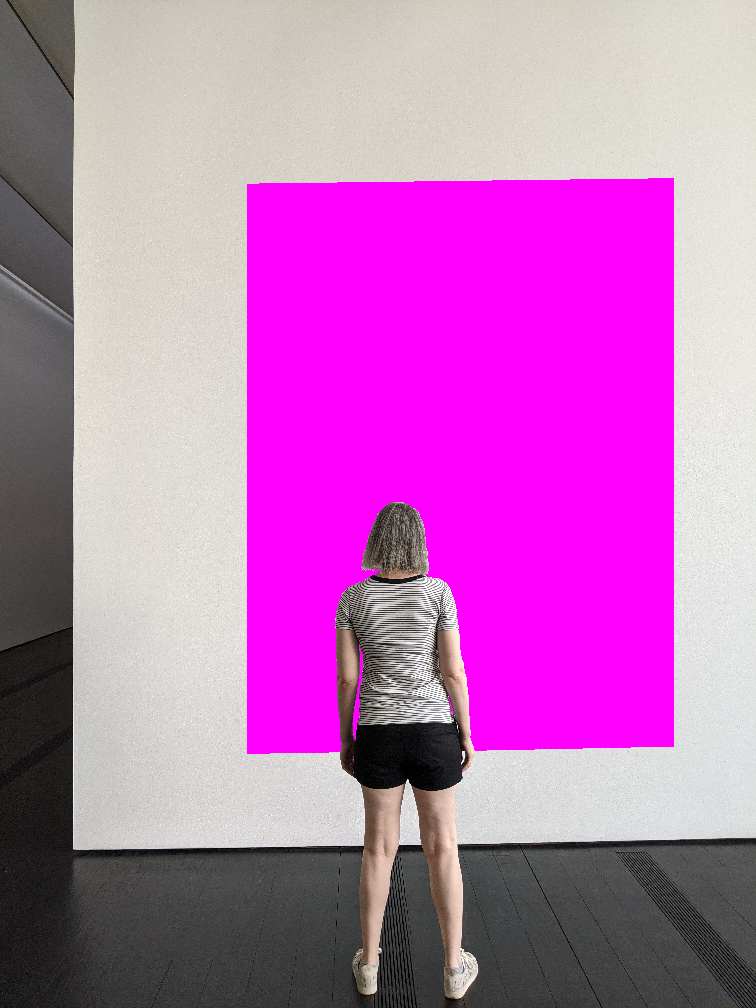
#> input picture sample_code/recursion/museum.png, 756 x 1008 px
$ python drostemaker.py
#> lines starting #> are read from the running program, lines starting #| are printed output that depends on the picture
from PIL import Image


def makeDroste(baseImage, stopAfter=10):
    # If baseImage is a string of an image filename, load that image:
#> called with baseImage = 'museum.png', stopAfter = 10
    if isinstance(baseImage, str):
        baseImage = Image.open(baseImage)
#> baseImage is the input picture: PIL image 756x1008 RGB; mean R, G, B 188, 112.9, 182.7

    if stopAfter == 0:
        # BASE CASE
        return baseImage

    # The magenta color has max red/blue/alpha, zero green:
    if baseImage.mode == 'RGBA':
        magentaColor = (255, 0, 255, 255)
    elif baseImage.mode == 'RGB':
        magentaColor = (255, 0, 255)

    # Find the dimensions of the base image and its magenta area:
    baseImageWidth, baseImageHeight = baseImage.size
#> baseImageWidth = 756; baseImageHeight = 1008
    magentaLeft = None
    magentaRight = None
    magentaTop = None
    magentaBottom = None

    for x in range(baseImageWidth):
        for y in range(baseImageHeight):
            if baseImage.getpixel((x, y)) == magentaColor:
                if magentaLeft is None or x < magentaLeft:
                    magentaLeft = x
                if magentaRight is None or x > magentaRight:
                    magentaRight = x
                if magentaTop is None or y < magentaTop:
                    magentaTop = y
                if magentaBottom is None or y > magentaBottom:
                    magentaBottom = y
#> after the loop, magentaBottom = 753; magentaLeft = 247; magentaRight = 673; magentaTop = 178

    if magentaLeft is None:
        # BASE CASE - No magenta pixels are in the image.
        return baseImage

    # Get a resized version of the base image:
    magentaWidth = magentaRight - magentaLeft + 1
#> magentaWidth = 427
    magentaHeight = magentaBottom - magentaTop + 1
#> magentaHeight = 576
    baseImageAspectRatio = baseImageWidth / baseImageHeight
#> baseImageAspectRatio = 0.75
    magentaAspectRatio = magentaWidth / magentaHeight
#> magentaAspectRatio = 0.741

    if baseImageAspectRatio < magentaAspectRatio:
        # Make the resized width match the width of the magenta area:
        widthRatio = magentaWidth / baseImageWidth
        resizedImage = baseImage.resize((magentaWidth,
                                         int(baseImageHeight * widthRatio) + 1), Image.NEAREST)
    else:
        # Make the resized height match the height of the magenta area:
        heightRatio = magentaHeight / baseImageHeight
#> heightRatio = 0.571
        resizedImage = baseImage.resize((int(baseImageWidth *
                                             heightRatio) + 1, magentaHeight), Image.NEAREST)
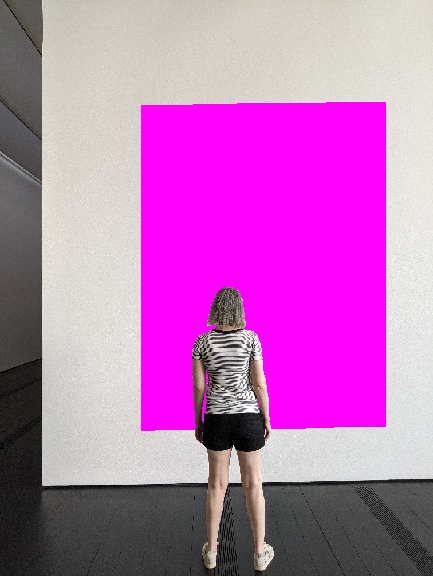
#> resizedImage: PIL image 433x576 RGB; mean R, G, B 188, 112.7, 182.7

    # Replace the magenta pixels with the smaller, resized image:
    for x in range(magentaLeft, magentaRight + 1):
        for y in range(magentaTop, magentaBottom + 1):
            if baseImage.getpixel((x, y)) == magentaColor:
                pix = resizedImage.getpixel((x - magentaLeft, y - magentaTop))
                baseImage.putpixel((x, y), pix)
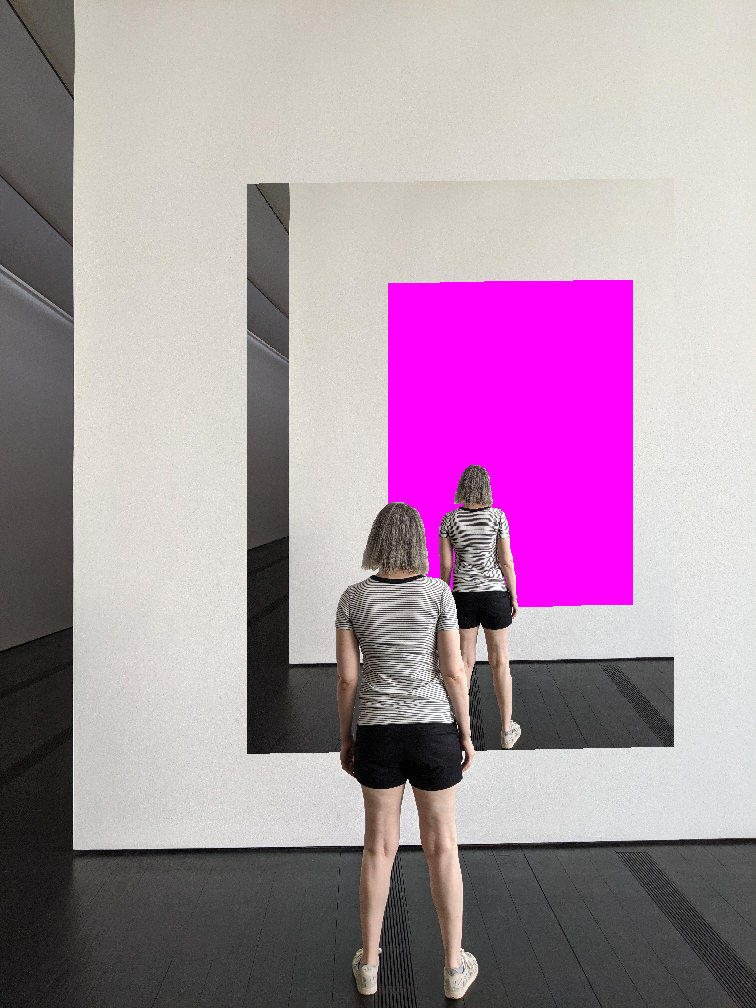
#> baseImage: PIL image 756x1008 RGB; mean R, G, B 170.2, 144.9, 163.3

    # RECURSIVE CASE:
    return makeDroste(baseImage, stopAfter=stopAfter - 1)
#> call 2 of makeDroste, with stopAfter = 9
#> in makeDroste (call 2), `resizedImage = baseImage.resize((int(baseImageWidth * heightRatio) + 1..`:
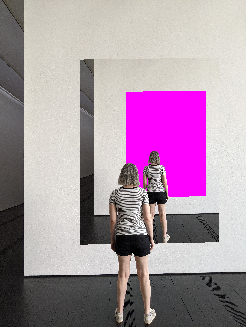
#> resizedImage: PIL image 246x327 RGB; mean R, G, B 170, 144.6, 163.1
#> after the loop in makeDroste (call 2), `for x in range(magentaLeft, magentaRight + 1):`:
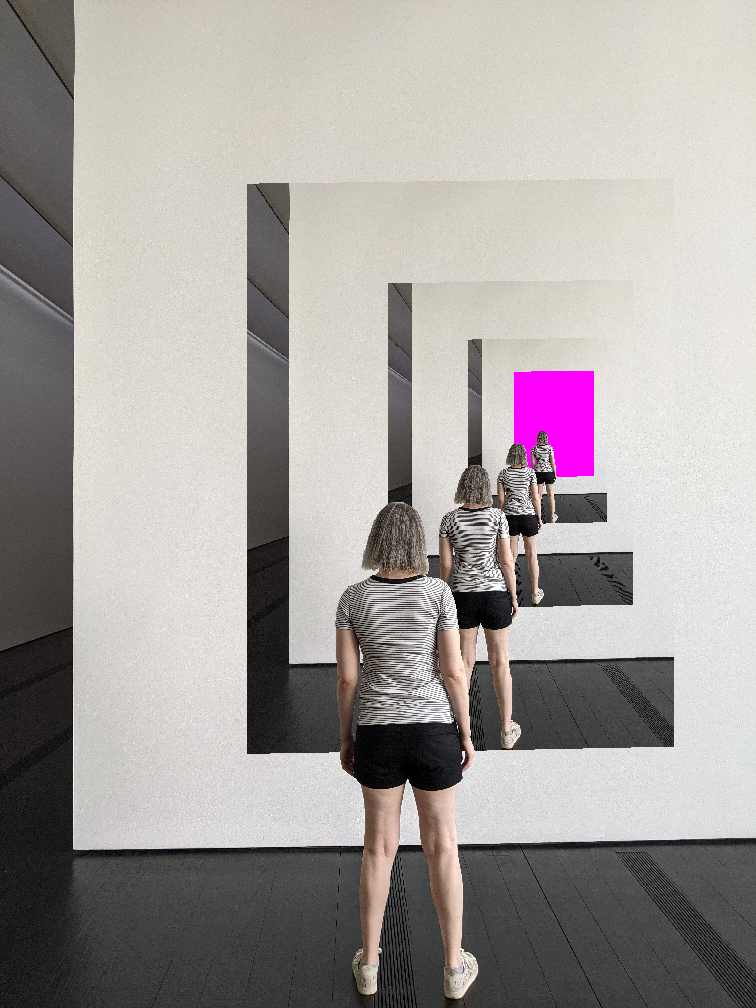
#> baseImage: PIL image 756x1008 RGB; mean R, G, B 163.9, 158.4, 156.4
#> call 3 of makeDroste, with stopAfter = 8
#> in makeDroste (call 3), `resizedImage = baseImage.resize((magentaWidth, int(baseImageHeight * w..`:
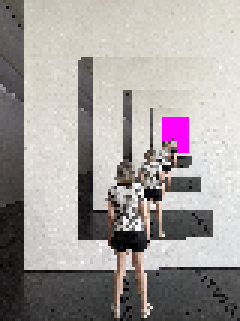
#> resizedImage: PIL image 80x107 RGB (shown 3 times larger); mean R, G, B 163.2, 157.5, 155.7


recursiveImage = makeDroste('museum.png')
recursiveImage.save('museum-recursive.png')
recursiveImage.show()
